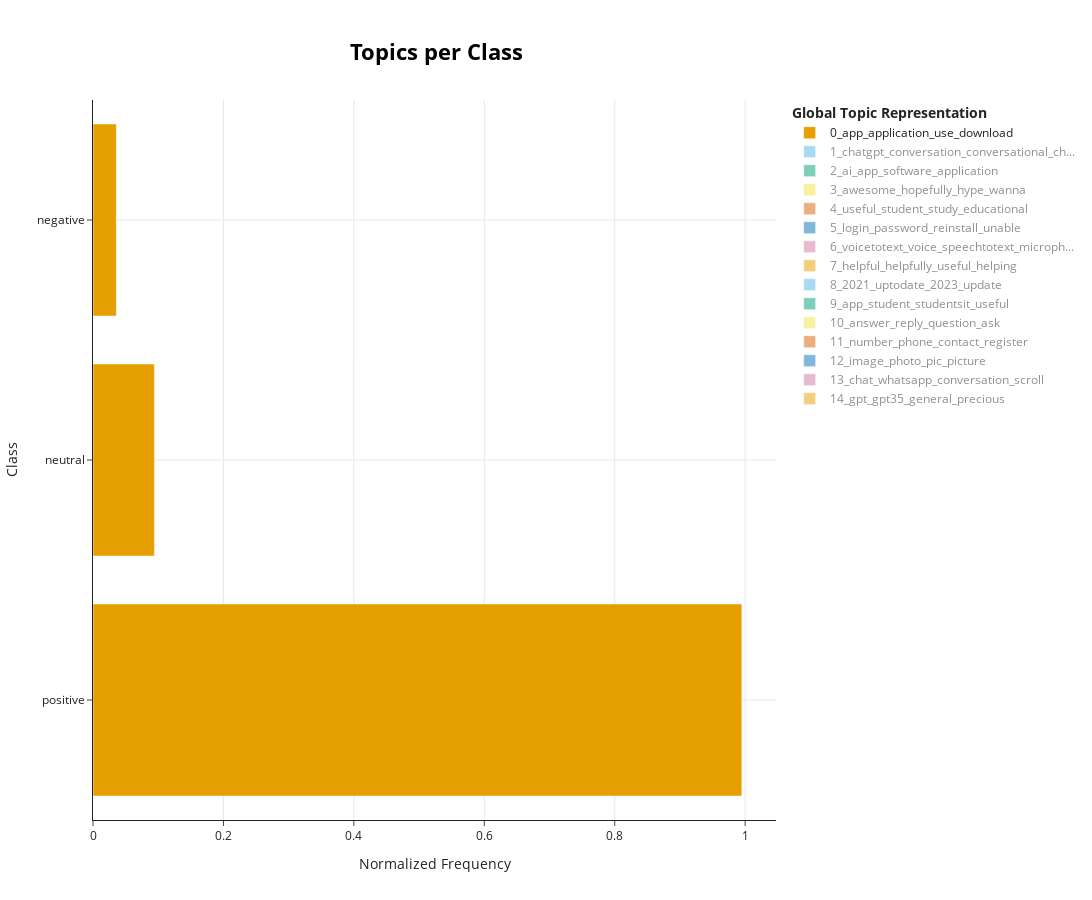

The cell this chart's notebook holds for it:
### Markdown cell above
### App Rating (positive, neutral, negative)

### Code cell
topics_per_class = topic_model.topics_per_class(docs, classes=df.score_cat)
fig = topic_model.visualize_topics_per_class(topics_per_class, top_n_topics=15, 
                                      normalize_frequency = True)

fig.write_html('basic.html')
fig.show()

### Figure 1 — Plotly figure (JSON) as saved in the notebook; plotly's stock layout.template omitted (floating-point values rounded to 4 significant figures)
{"data": [{"hoverinfo": "text", "hovertext": ["<b>Topic 0</b><br>Words: app, application, use, download, useful", "<b>Topic 0</b><br>Words: app, useful, download, use, recommend", "<b>Topic 0</b><br>Words: app, use, useful, thank, simple"], "marker": {"color": "#E69F00"}, "name": "0_app_application_use_download", "orientation": "h", "type": "bar", "visible": true, "x": [0.9949, 0.09421, 0.03576], "y": ["positive", "neutral", "negative"]}, {"hoverinfo": "text", "hovertext": ["<b>Topic 1</b><br>Words: chatgpt, chat, conversation, conversational, app", "<b>Topic 1</b><br>Words: chatgpt, conversation, conversational, chat, app", "<b>Topic 1</b><br>Words: chatgpt, chat, app, android, conversation"], "marker": {"color": "#56B4E9"}, "name": "1_chatgpt_conversation_conversational_ch...", "orientation": "h", "type": "bar", "visible": "legendonly", "x": [0.9905, 0.1081, 0.08497], "y": ["positive", "neutral", "negative"]}, {"hoverinfo": "text", "hovertext": ["<b>Topic 2</b><br>Words: ai, app, software, application, bot", "<b>Topic 2</b><br>Words: ai, app, program, project, evolve", "<b>Topic 2</b><br>Words: ai, app, developer, code, intelligence"], "marker": {"color": "#009E73"}, "name": "2_ai_app_software_application", "orientation": "h", "type": "bar", "visible": "legendonly", "x": [0.9959, 0.07329, 0.05389], "y": ["positive", "neutral", "negative"]}, {"hoverinfo": "text", "hovertext": ["<b>Topic 3</b><br>Words: awesome, hopefully, amazing, wanna, hype", "<b>Topic 3</b><br>Words: good, great, pretty, wonderful, bad", "<b>Topic 3</b><br>Words: bad, good, scary, poe, really"], "marker": {"color": "#F0E442"}, "name": "3_awesome_hopefully_hype_wanna", "orientation": "h", "type": "bar", "visible": "legendonly", "x": [0.9905, 0.1148, 0.0755], "y": ["positive", "neutral", "negative"]}, {"hoverinfo": "text", "hovertext": ["<b>Topic 4</b><br>Words: useful, student, study, educational, exam", "<b>Topic 4</b><br>Words: useful, student, helpful, study, educational", "<b>Topic 4</b><br>Words: useful, educational, study, student, research"], "marker": {"color": "#D55E00"}, "name": "4_useful_student_study_educational", "orientation": "h", "type": "bar", "visible": "legendonly", "x": [0.9885, 0.1448, 0.04407], "y": ["positive", "neutral", "negative"]}, {"hoverinfo": "text", "hovertext": ["<b>Topic 5</b><br>Words: login, unable, password, reinstall, authentication", "<b>Topic 5</b><br>Words: login, reinstall, unable, password, reset", "<b>Topic 5</b><br>Words: login, reinstall, unable, password, authenticate"], "marker": {"color": "#0072B2"}, "name": "5_login_password_reinstall_unable", "orientation": "h", "type": "bar", "visible": "legendonly", "x": [0.07524, 0.08151, 0.9938], "y": ["positive", "neutral", "negative"]}, {"hoverinfo": "text", "hovertext": ["<b>Topic 6</b><br>Words: voicetotext, speechtotext, voice, speech, microphone", "<b>Topic 6</b><br>Words: voicetotext, voice, voiceover, speechtotext, microphone", "<b>Topic 6</b><br>Words: speechtotext, voice, speech, microphone, audio"], "marker": {"color": "#CC79A7"}, "name": "6_voicetotext_voice_speechtotext_microph...", "orientation": "h", "type": "bar", "visible": "legendonly", "x": [0.8322, 0.4051, 0.3787], "y": ["positive", "neutral", "negative"]}, {"hoverinfo": "text", "hovertext": ["<b>Topic 7</b><br>Words: helpful, helpfully, helping, useful, assistance", "<b>Topic 7</b><br>Words: helpful, helpfully, useful, helping, assistance", "<b>Topic 7</b><br>Words: helpful, helpfully, useful, helping, assistance"], "marker": {"color": "#E69F00"}, "name": "7_helpful_helpfully_useful_helping", "orientation": "h", "type": "bar", "visible": "legendonly", "x": [0.994, 0.1035, 0.03449], "y": ["positive", "neutral", "negative"]}, {"hoverinfo": "text", "hovertext": ["<b>Topic 8</b><br>Words: 2023, 2021, 2026, 2022, outdated", "<b>Topic 8</b><br>Words: 2021, uptodate, update, 2023, outdated", "<b>Topic 8</b><br>Words: 2021, 2023, uptodate, 2022, outdated"], "marker": {"color": "#56B4E9"}, "name": "8_2021_uptodate_2023_update", "orientation": "h", "type": "bar", "visible": "legendonly", "x": [0.5058, 0.5218, 0.6869], "y": ["positive", "neutral", "negative"]}, {"hoverinfo": "text", "hovertext": ["<b>Topic 9</b><br>Words: app, student, studentsit, useful, use", "<b>Topic 9</b><br>Words: app, application, student, useful, study", "<b>Topic 9</b><br>Words: app, mobile, student, study, educational"], "marker": {"color": "#009E73"}, "name": "9_app_student_studentsit_useful", "orientation": "h", "type": "bar", "visible": "legendonly", "x": [0.9943, 0.09722, 0.04419], "y": ["positive", "neutral", "negative"]}, {"hoverinfo": "text", "hovertext": ["<b>Topic 10</b><br>Words: answer, question, explanation, reply, inquiry", "<b>Topic 10</b><br>Words: answer, response, reply, ask, question", "<b>Topic 10</b><br>Words: answer, wrong, confusion, flawed, incorrect"], "marker": {"color": "#F0E442"}, "name": "10_answer_reply_question_ask", "orientation": "h", "type": "bar", "visible": "legendonly", "x": [0.8449, 0.2998, 0.4429], "y": ["positive", "neutral", "negative"]}, {"hoverinfo": "text", "hovertext": ["<b>Topic 11</b><br>Words: number, email, send, gmail, message", "<b>Topic 11</b><br>Words: number, phone, mobile, app, register", "<b>Topic 11</b><br>Words: number, phone, contact, need, register"], "marker": {"color": "#D55E00"}, "name": "11_number_phone_contact_register", "orientation": "h", "type": "bar", "visible": "legendonly", "x": [0.04241, 0.01414, 0.999], "y": ["positive", "neutral", "negative"]}, {"hoverinfo": "text", "hovertext": ["<b>Topic 12</b><br>Words: image, photo, picture, graphic, pic", "<b>Topic 12</b><br>Words: image, upload, photo, camera, pic", "<b>Topic 12</b><br>Words: scan, image, photo, camera, upload"], "marker": {"color": "#0072B2"}, "name": "12_image_photo_pic_picture", "orientation": "h", "type": "bar", "visible": "legendonly", "x": [0.6871, 0.6176, 0.3827], "y": ["positive", "neutral", "negative"]}, {"hoverinfo": "text", "hovertext": ["<b>Topic 13</b><br>Words: chat, conversation, history, scroll, previous", "<b>Topic 13</b><br>Words: scroll, chat, scrolling, conversation, annoying", "<b>Topic 13</b><br>Words: whatsapp, chat, scroll, scrolling, conversation"], "marker": {"color": "#CC79A7"}, "name": "13_chat_whatsapp_conversation_scroll", "orientation": "h", "type": "bar", "visible": "legendonly", "x": [0.4449, 0.5872, 0.6762], "y": ["positive", "neutral", "negative"]}, {"hoverinfo": "text", "hovertext": ["<b>Topic 14</b><br>Words: gpt, gpt35, abt, precious, good", "<b>Topic 14</b><br>Words: gpt, gpt35, mobile, general, free", "<b>Topic 14</b><br>Words: gpt, gpt35, wast, free, release"], "marker": {"color": "#E69F00"}, "name": "14_gpt_gpt35_general_precious", "orientation": "h", "type": "bar", "visible": "legendonly", "x": [0.9383, 0.1656, 0.3036], "y": ["positive", "neutral", "negative"]}], "layout": {"height": 900, "hoverlabel": {"bgcolor": "white", "font": {"family": "Rockwell", "size": 16}}, "legend": {"title": {"text": "<b>Global Topic Representation"}}, "title": {"font": {"color": "Black", "size": 22}, "text": "<b>Topics per Class</b>", "x": 0.4, "xanchor": "center", "y": 0.95, "yanchor": "top"}, "width": 1250, "xaxis": {"showgrid": true, "title": {"text": "Normalized Frequency"}}, "yaxis": {"showgrid": true, "title": {"text": "Class"}}}}
